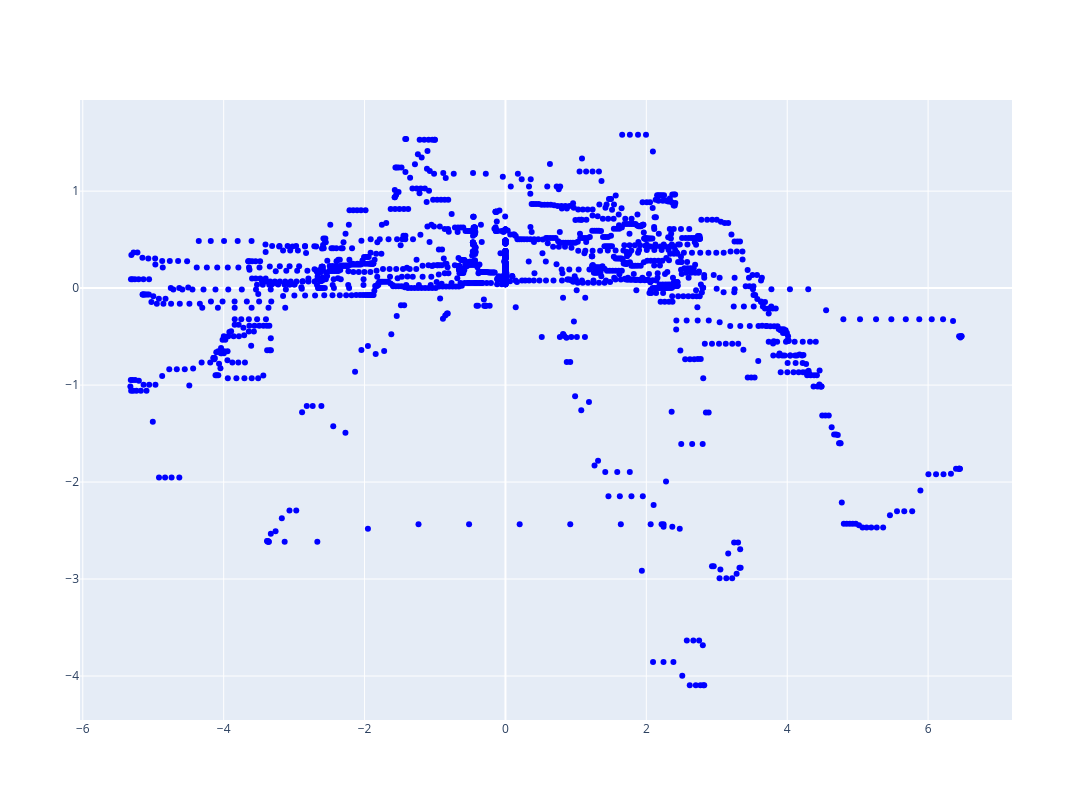

Notebook cell for this chart:
### Code cell
fig = go.Figure()
fig.update_layout(
    width=1200,  # Ancho en píxeles
    height=800   # Alto en píxeles
)
fig.add_scatter(
    x=df_combined_driver1['lateral_g_filtered'],
    y=df_combined_driver1['longitudinal_aceleration'],
    mode='markers',
    name='Aceleración Longitudinal (g)',
    line=dict(color='blue', width=2),
    hovertemplate='<b>Distance:</b> %{x:.0f}m<br><b>Acceleration:</b> %{y:.2f}g<extra></extra>'
)

fig.show()

### Figure 1 — Plotly figure (JSON) as saved in the notebook; plotly's stock layout.template omitted (floating-point values rounded to 4 significant figures; data arrays with more than 128 entries replaced by an {"elided": "..."} marker saying what was removed)
{"data": [{"hovertemplate": "<b>Distance:</b> %{x:.0f}m<br><b>Acceleration:</b> %{y:.2f}g<extra></extra>", "line": {"color": "blue", "width": 2}, "mode": "markers", "name": "Aceleración Longitudinal (g)", "type": "scatter", "x": {"elided": "1735 float values"}, "y": {"elided": "1735 float values"}}], "layout": {"height": 800, "width": 1200}}
